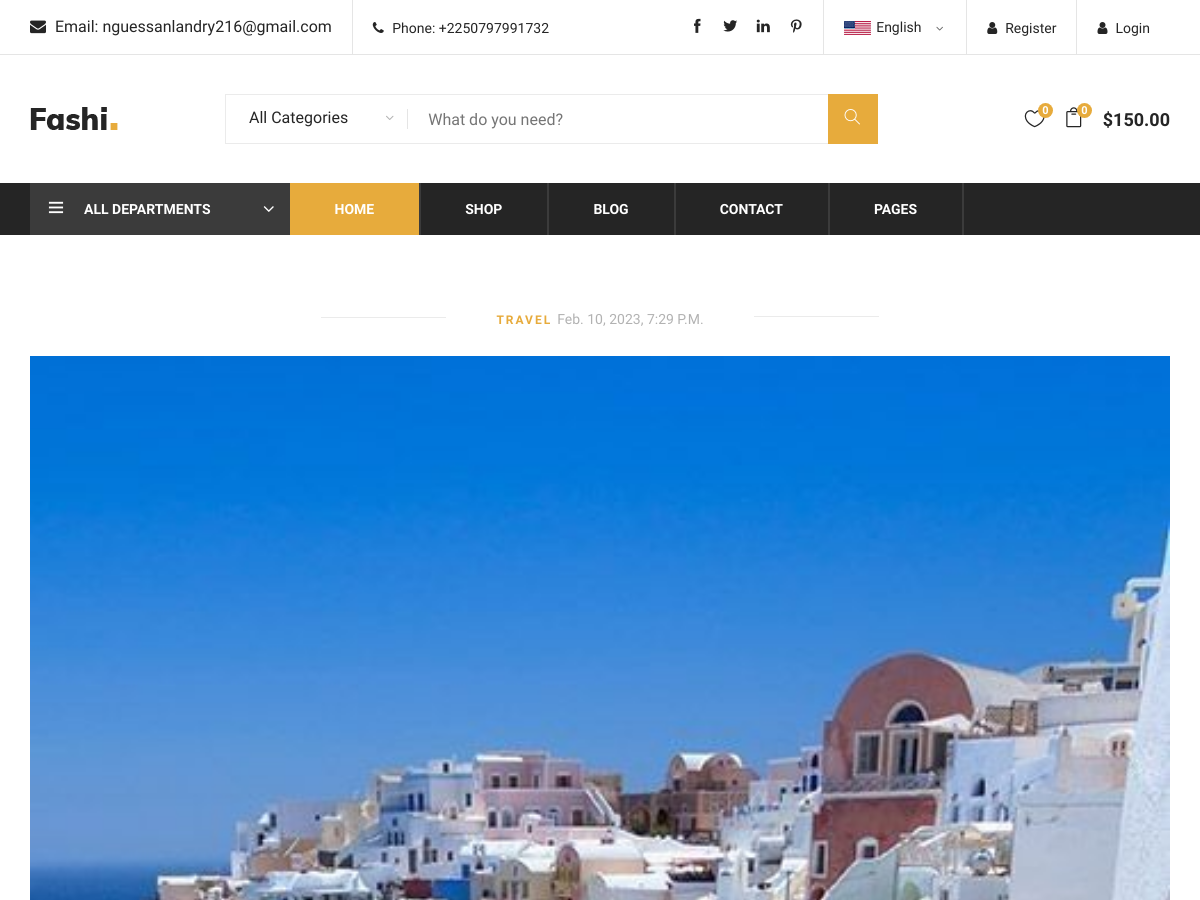
Before: /blog_details.html/1 (upper part) with the older database file.
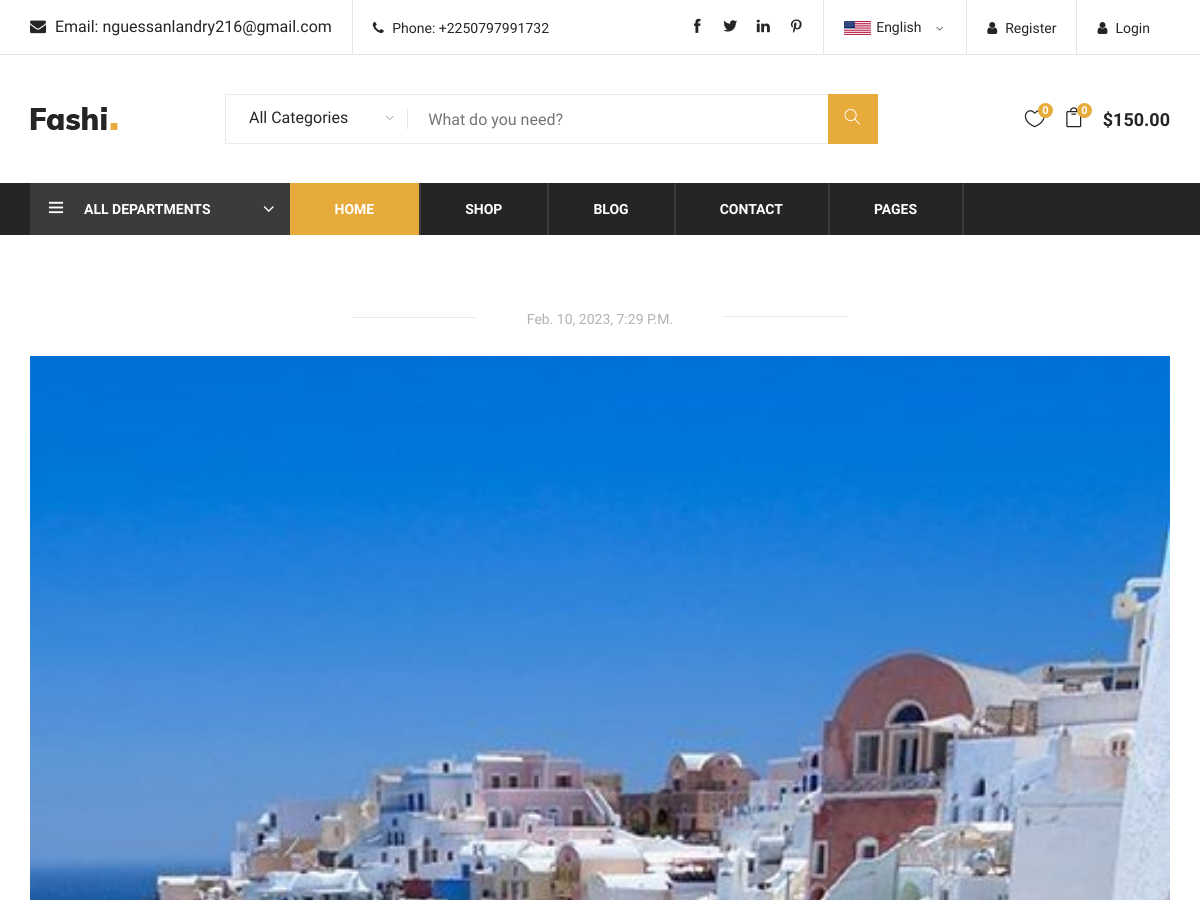
After: the same page with the newer database file.
### myapp/models.py (models this page shows, shortened)
class Categorie(models.Model):
    name = models.CharField(max_length=100)
    status= models.BooleanField(default=True)
    date_add= models.DateTimeField(auto_now_add=True)
    date_update=models.DateTimeField(auto_now=True)

### myapp/views.py (the view)
# urls.py: path("blog_details.html/<int:pk>",views.blog_details,name="blog_details.html"),
def blog_details(request, pk):
    post = Post.objects.get(id=pk)
    categories = Categorie.objects.all()
    datas = {'categories': categories, 'post': post}
    return render(request, "blog-details.html", datas)

### myapp/templates/blog-details.html (shortened to what this page needs)
{% extends 'base.html' %}
{% load static %}
{% block content %}
    <section class="blog-details spad">
        <div class="container">
            <div class="row">
                <div class="col-lg-12">
                    <div class="blog-details-inner">
                        <div class="blog-detail-title">
                            <p>
                                {% for c in post.categorie.all %}
                                {{ c.name }}
                                {% endfor%}
                                <span>{{ post.date_add }}</span></p>
                        </div>
                        <div class="blog-large-pic">
                            <img src="{{ post.image.url }}" alt="">
                        </div>
                    </div>
                </div>
            </div>
        </div>
    </section>
    {% endblock content %}

Changed rows visible on the page:
removed Categorie: name "TRAVEL"
